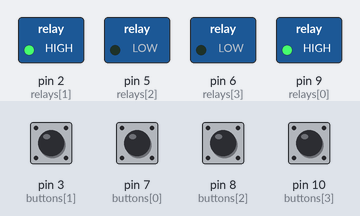
Bench run of a sketch on a simulated Arduino Uno, built with avr-gcc and run on an emulated ATmega328P. On the bench: switched loads named in the sketch (green lamp = pin HIGH). Inputs (shaded band) come from the test bench; at power-on: pin 3 (buttons[1]), pin 7 (buttons[0]), pin 8 (buttons[2]), pin 10 (buttons[3]) LOW. WiFi joins after 1.5 s; servers stay silent unless stated; uploads are accepted with an empty reply.

Above: at 4.7 s.
4.8 s: pin 10 (buttons[3]) pulled HIGH for 1 s
8.1 s: pin 3 (buttons[1]) pulled HIGH for 0.15 s
At 10.5 s:
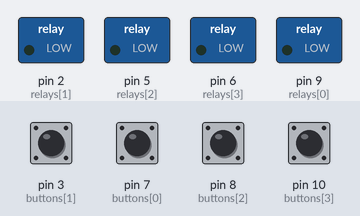
10.8 s: pin 8 (buttons[2]) pulled HIGH for 0.15 s
At 11.9 s:
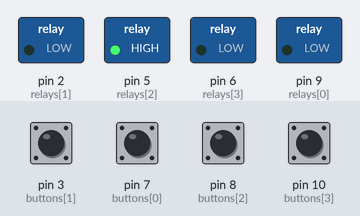
13.6 s: pin 8 (buttons[2]) pulled HIGH for 1 s
At 16.5 s:
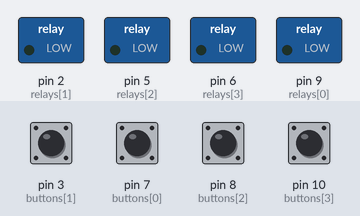
16.9 s: pin 3 (buttons[1]) pulled HIGH for 1 s
At 18.5 s:
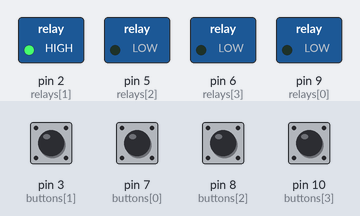
Timing chart, 0 to 20.3 s (numbered marks = the images above; inputs shaded):
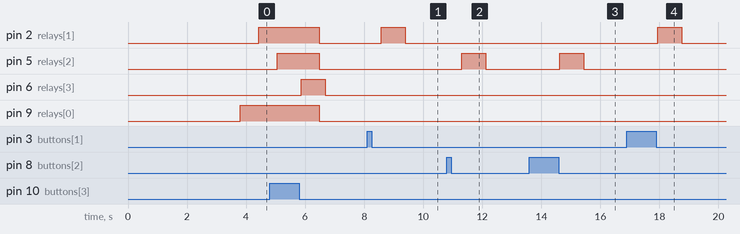

The sketch:

DoorBell.ino
```cpp
/*

Door Bell
Handles both ringing and sensing up to 4 bells
Posts to open.sen.se

 created 3/2/2014
 by Keith Baker

 */

#include <SPI.h>
#include <Ethernet.h>
#include <avr/wdt.h>

// Enter a MAC address for your controller below.
// Newer Ethernet shields have a MAC address printed on a sticker on the shield
byte mac[] = {
  0x00, 0xAA, 0xBB, 0xCC, 0xDE, 0x04 };

// Initialize the Ethernet client library
EthernetClient client;

//Button Pins
int buttons[] = {7, 3, 8, 10};

//State of the buttons
int button_status[] = {0, 0, 0, 0};

//Relay Pins
int relays[] = {9, 2, 5, 6};

//Feeds
long feed_ids[] = {39398, 39399, 39400, 39401};
//long feed_ids[] = {1, 2, 3, 4};

//Post 1 / 5 minutes to sen.se no matter what
int heartbeat = 3000;
int lastbeat = 3000; //trigger push on startup

//Button timeout (1/10s of a second)
int button_timeout = 5;

//Sen.se API name
char server[] = "api.sen.se";
char sense_key[] = "";

void setup() {
  //Important to let Ethernet Controller Initialize
  delay(2000);

  //Setup pin modes
  for (int i = 0; i < 4; i++){
    pinMode(relays[i], OUTPUT);
    pinMode(buttons[i], INPUT);
  }

  //General protection
  wdt_enable(WDTO_8S);
  // start the Ethernet connection:
  if (Ethernet.begin(mac) == 0) {
    Serial.println("Failed to configure Ethernet using DHCP");
    // no point in carrying on, so do nothing forevermore, will trip watchdog
    for(;;)
      ;
  }
}

void update(long feed_id, int value){
  if (client.connect(server, 80)) {
    String data = "{\"feed_id\":";
    data += feed_id;
    data += ", \"value\":";
    data += value;
    data += '}';
    client.print("POST /events/ HTTP/1.1\n");
    client.print("Host: ");
    client.print(server);
    client.print("\n");
    client.print("Content-Type: application/json\n");
    client.print("sense_key: ");
    client.print(sense_key);
    client.print("\n");
    client.print("Connection: close\n");
    client.print("User-Agent: ArdunioBell\n");
    client.print("Content-Length: ");
    client.print(data.length());
    client.print("\n\n");
    client.print(data);
    while (client.connected()) {
        client.read();
    }
    client.stop();
  }
}

void loop() {
  wdt_reset();
  lastbeat += 1;
  for (int i = 0; i < 4; i++){
    int current = digitalRead(buttons[i]);
    if (lastbeat > heartbeat){
      update(feed_ids[i], !current);
    }
    if ( current == 1 ){
      if (button_status[i] != 0){
        digitalWrite(relays[i], 0);
        button_status[i] = 0;
        update(feed_ids[i],0);
      }
    }
    if ( current == 0 ){
      button_status[i] += 1;
      if (button_status[i] == 1){
        digitalWrite(relays[i], 1);
        update(feed_ids[i],1);
      }
      else if (button_status[i] > button_timeout) {
        digitalWrite(relays[i], 0);
        //keep this low so we don't overflow
        button_status[i] = button_timeout;
      }
    }
  }
  if (lastbeat > heartbeat){
    lastbeat = 0;
  }
  delay(100);
}
```

Measured:
- after the input at 8.1 s, pin 2 (relays[1]): LOW → HIGH after 0.49 s, → LOW 0.81 s later
- after the input at 10.8 s, pin 5 (relays[2]): LOW → HIGH after 0.51 s, → LOW 0.81 s later
- after the input at 13.6 s, pin 5 (relays[2]): LOW → HIGH after 1.0 s, → LOW 0.81 s later
- after the input at 16.9 s, pin 2 (relays[1]): LOW → HIGH after 1.0 s, → LOW 0.81 s later
